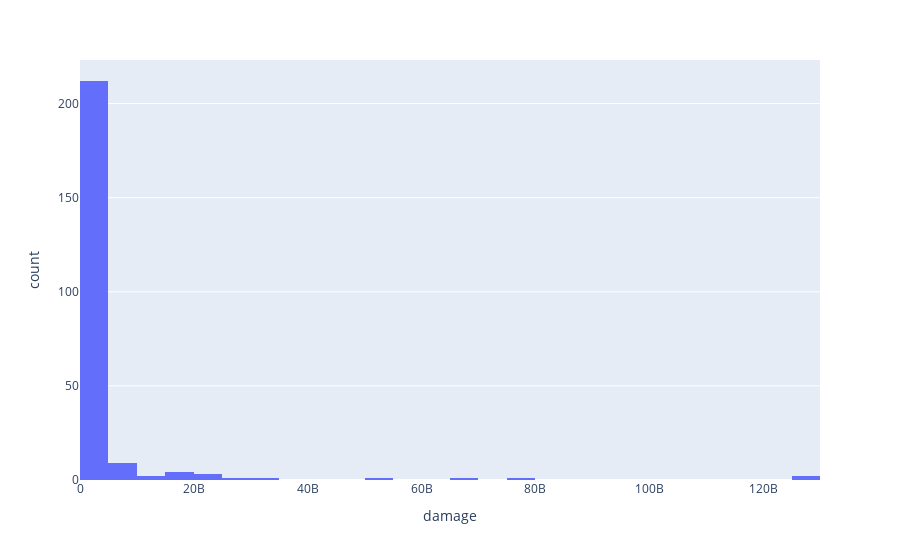

Notebook code for this chart:
### Markdown cell above
## Visualizations

### Code cell
fig = px.histogram(df, x="damage")
fig.show()

### Figure 1 — Plotly figure (JSON) as saved in the notebook; plotly's stock layout.template omitted (floating-point values rounded to 4 significant figures; data arrays with more than 128 entries replaced by an {"elided": "..."} marker saying what was removed)
{"data": [{"alignmentgroup": "True", "bingroup": "x", "hovertemplate": "damage=%{x}<br>count=%{y}<extra></extra>", "legendgroup": "", "marker": {"color": "#636efa", "pattern": {"shape": ""}}, "name": "", "offsetgroup": "", "orientation": "v", "showlegend": false, "type": "histogram", "x": {"elided": "237 int values"}, "xaxis": "x", "yaxis": "y"}], "layout": {"autosize": true, "barmode": "relative", "legend": {"tracegroupgap": 0}, "margin": {"t": 60}, "xaxis": {"anchor": "y", "autorange": true, "domain": [0, 1], "range": [-0.5, 130000000000.0], "title": {"text": "damage"}, "type": "linear"}, "yaxis": {"anchor": "x", "autorange": true, "domain": [0, 1], "range": [0, 223.2], "title": {"text": "count"}}}}
